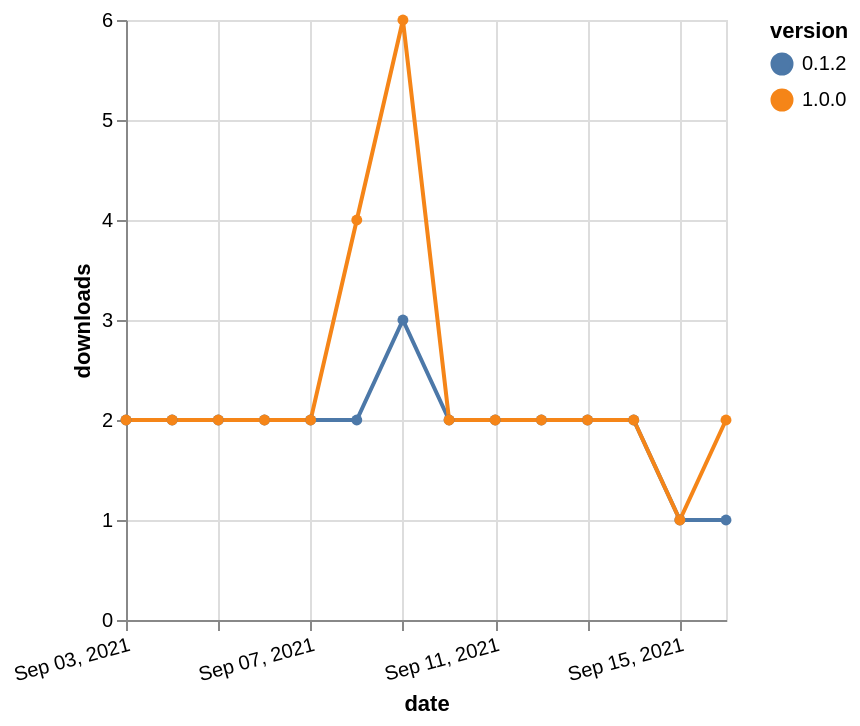

The specification (Vega-Lite) saved for this image:
### Vega-Lite specification from a JSON file in a GitHub repository (floating-point values rounded to 4 significant figures)
{"$schema": "https://vega.github.io/schema/vega-lite/v5.json", "description": "A simple bar chart with embedded data.", "data": {"values": [{"date": "2021-09-03", "total": 2256, "delta": 2, "version": "0.1.2"}, {"date": "2021-09-04", "total": 2258, "delta": 2, "version": "0.1.2"}, {"date": "2021-09-05", "total": 2260, "delta": 2, "version": "0.1.2"}, {"date": "2021-09-06", "total": 2262, "delta": 2, "version": "0.1.2"}, {"date": "2021-09-07", "total": 2264, "delta": 2, "version": "0.1.2"}, {"date": "2021-09-08", "total": 2266, "delta": 2, "version": "0.1.2"}, {"date": "2021-09-09", "total": 2269, "delta": 3, "version": "0.1.2"}, {"date": "2021-09-10", "total": 2271, "delta": 2, "version": "0.1.2"}, {"date": "2021-09-11", "total": 2273, "delta": 2, "version": "0.1.2"}, {"date": "2021-09-12", "total": 2275, "delta": 2, "version": "0.1.2"}, {"date": "2021-09-13", "total": 2277, "delta": 2, "version": "0.1.2"}, {"date": "2021-09-14", "total": 2279, "delta": 2, "version": "0.1.2"}, {"date": "2021-09-15", "total": 2280, "delta": 1, "version": "0.1.2"}, {"date": "2021-09-16", "total": 2281, "delta": 1, "version": "0.1.2"}, {"date": "2021-09-03", "total": 2159, "delta": 2, "version": "1.0.0"}, {"date": "2021-09-04", "total": 2161, "delta": 2, "version": "1.0.0"}, {"date": "2021-09-05", "total": 2163, "delta": 2, "version": "1.0.0"}, {"date": "2021-09-06", "total": 2165, "delta": 2, "version": "1.0.0"}, {"date": "2021-09-07", "total": 2167, "delta": 2, "version": "1.0.0"}, {"date": "2021-09-08", "total": 2171, "delta": 4, "version": "1.0.0"}, {"date": "2021-09-09", "total": 2177, "delta": 6, "version": "1.0.0"}, {"date": "2021-09-10", "total": 2179, "delta": 2, "version": "1.0.0"}, {"date": "2021-09-11", "total": 2181, "delta": 2, "version": "1.0.0"}, {"date": "2021-09-12", "total": 2183, "delta": 2, "version": "1.0.0"}, {"date": "2021-09-13", "total": 2185, "delta": 2, "version": "1.0.0"}, {"date": "2021-09-14", "total": 2187, "delta": 2, "version": "1.0.0"}, {"date": "2021-09-15", "total": 2188, "delta": 1, "version": "1.0.0"}, {"date": "2021-09-16", "total": 2190, "delta": 2, "version": "1.0.0"}]}, "width": "container", "mark": {"type": "line", "point": {"filled": true}}, "encoding": {"x": {"field": "date", "type": "temporal", "timeUnit": "yearmonthdate", "title": "date", "axis": {"labelAngle": -15}}, "y": {"field": "delta", "type": "quantitative", "title": "downloads"}, "color": {"field": "version", "type": "nominal"}, "tooltip": {"field": "delta"}}}
